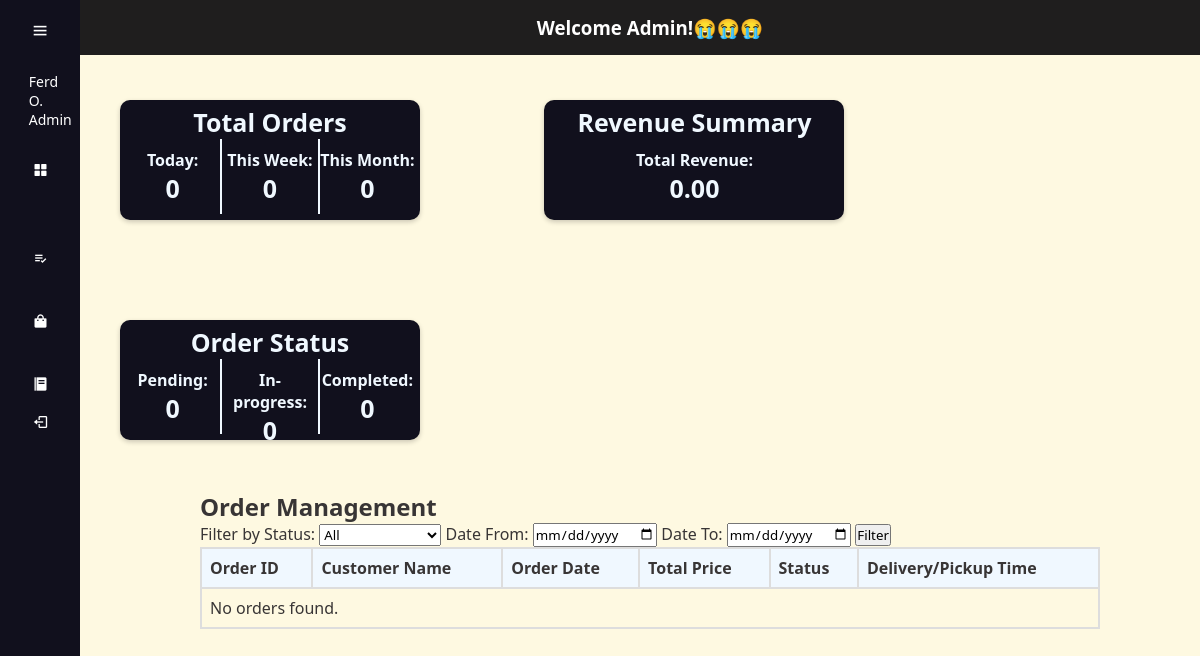
/SAAD/admindash.php, run on an earlier commit of the app's database.
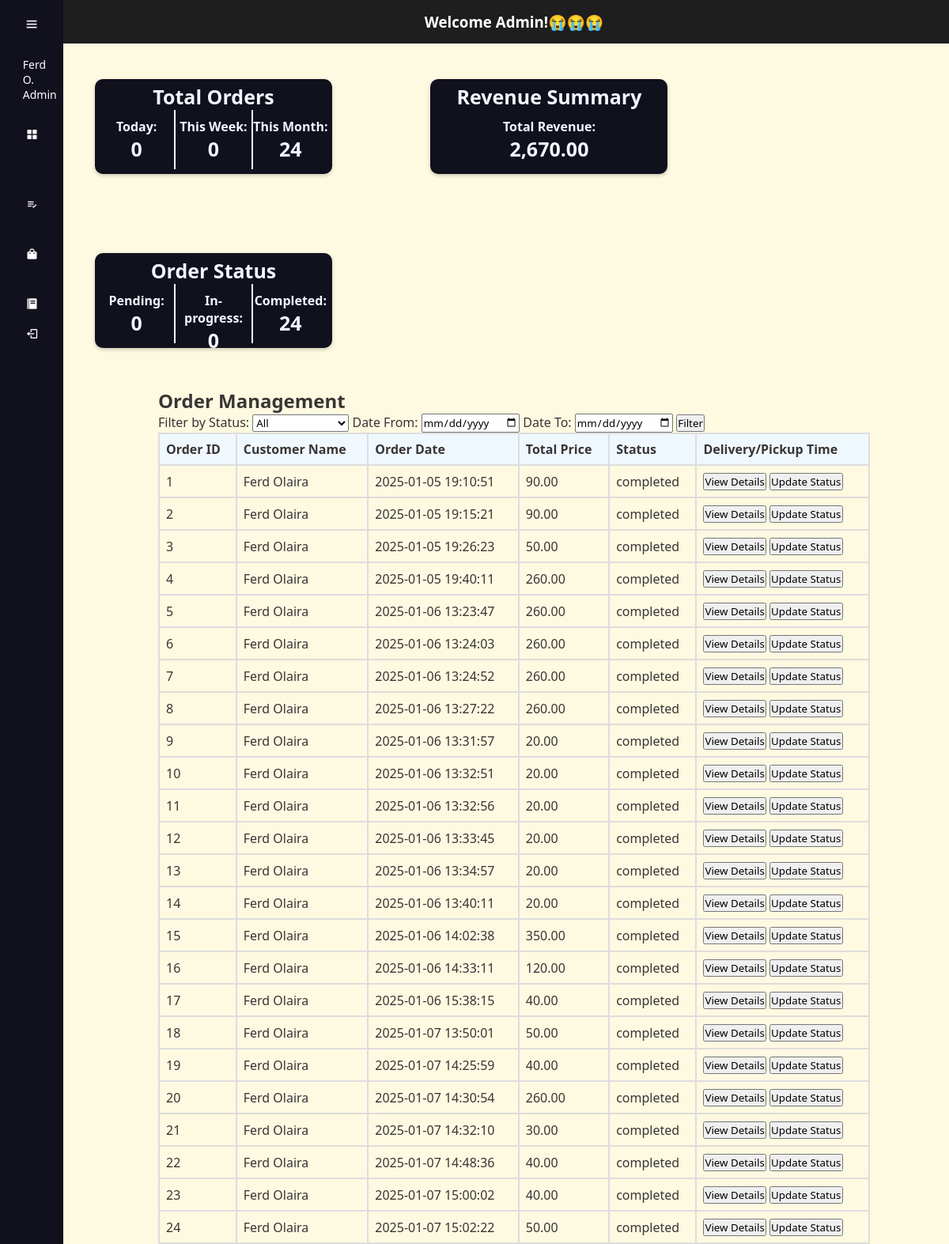
And on a later commit of the database.
### tables this page shows
CREATE TABLE `orders` (
  `order_id` int(11) NOT NULL,
  `user_id` int(11) NOT NULL,
  `order_date` datetime DEFAULT current_timestamp(),
  `total_price` decimal(10,2) DEFAULT NULL,
  `status` varchar(20) DEFAULT 'pending'
);

CREATE TABLE `userinfo` (
  `user_id` int(10) NOT NULL,
  `Fname` varchar(20) NOT NULL,
  `Lname` varchar(20) NOT NULL,
  `Email` varchar(20) NOT NULL,
  `Password` varchar(8) NOT NULL,
  `Phone_No` int(20) NOT NULL,
  `Address` varchar(100) NOT NULL
);

### SAAD/admindash.php (the view, shortened to what the changed rows need)
<?php
include('connection.php');
    $daily_orders_query = "SELECT COUNT(*) AS total_orders FROM orders WHERE DATE(order_date) = CURDATE()";
    $daily_orders_result = $conn->query($daily_orders_query);
    $monthly_orders_query = "SELECT COUNT(*) AS total_orders FROM orders WHERE order_date >= DATE(NOW() - INTERVAL 1 MONTH)";
    $monthly_orders_result = $conn->query($monthly_orders_query);
    $monthly_orders = $monthly_orders_result->fetch_assoc()['total_orders'];
    $total_revenue_query = "SELECT SUM(total_price) AS total_revenue FROM orders";
    $total_revenue_result = $conn->query($total_revenue_query);
    $total_revenue = $total_revenue_result->fetch_assoc()['total_revenue'];
    $completed_orders_query = "SELECT COUNT(*) AS order_count FROM orders WHERE status = 'Completed'";
    $completed_orders_result = $conn->query($completed_orders_query);
    $completed_orders = $completed_orders_result->fetch_assoc()['order_count'];
$orders_query = "SELECT o.order_id, o.order_date, o.total_price, o.status, fname, lname FROM orders o JOIN userinfo u ON o.user_id = u.user_id";
$where_clause = "";
$orders_query .= $where_clause;
$orders_result = $conn->query($orders_query);
?>
<!DOCTYPE html>
<html lang="en">
<head>
    <link rel="stylesheet" type="text/css" href="css/admindash.css">
    <link href='https://unpkg.com/boxicons@2.1.4/css/boxicons.min.css' rel='stylesheet'>
</head>
<body>
    <div class="stock-info">
      <ul>
        <li>
          <span>This Month:</span>
          <br>
          <span class="stock-number"><?php echo $monthly_orders; ?></span>
        </li>
      </ul>
    </div>
    <div class="stock-info">
      <ul>
        <li>
          <span>Total Revenue:</span>
          <br>
          <span class="stock-number"><?php echo number_format($total_revenue, 2); ?></span>
        </li>
      </ul>
    </div>
    <div class="stock-info">
    <ul>
        <li>
        <span>Completed:</span>
        <br>
        <span class="stock-number"><?php echo $completed_orders; ?></span>
        </li>
    </ul>
</div>
    <div class="order-management">
        <h2>Order Management</h2>
        <table>
            <thead>
                <tr>
                    <th>Order ID</th>
                    <th>Customer Name</th>
                    <th>Order Date</th>
                    <th>Total Price</th>
                    <th>Status</th>
                    <th>Delivery/Pickup Time</th>
                </tr>
            </thead>
            <tbody>
                <?php
                if ($orders_result->num_rows > 0) {
                    while ($row = $orders_result->fetch_assoc()) {
                        echo "<tr>";
                        echo "<td>" . $row['order_id'] . "</td>";
                        echo "<td>" . $row['fname'] . " " . $row['lname'] . "</td>";
                        echo "<td>" . $row['order_date'] . "</td>";
                        echo "<td>" . $row['total_price'] . "</td>";
                        echo "<td>" . $row['status'] . "</td>";
                        echo "<td>
                                <button>View Details</button>
                                <button>Update Status</button>
                            </td>";
                        echo "</tr>";
                    }
                } else {
                    echo "<tr><td colspan='7'>No orders found.</td></tr>";
                }
                ?>
            </tbody>
        </table>
    </div>
</body>
</html>

What changed in the data, as far as the page shows it:
added orders: order_id "1", user.Fname "Ferd", user.Lname "Olaira", order_date "2025-01-05 19:10:51", total_price "90.00", status "completed"
added orders: order_id "2", user.Fname "Ferd", user.Lname "Olaira", order_date "2025-01-05 19:15:21", total_price "90.00", status "completed"
added orders: order_id "3", user.Fname "Ferd", user.Lname "Olaira", order_date "2025-01-05 19:26:23", total_price "50.00", status "completed"
added orders: order_id "4", user.Fname "Ferd", user.Lname "Olaira", order_date "2025-01-05 19:40:11", total_price "260.00", status "completed"
added orders: order_id "5", user.Fname "Ferd", user.Lname "Olaira", order_date "2025-01-06 13:23:47", total_price "260.00", status "completed"
added orders: order_id "6", user.Fname "Ferd", user.Lname "Olaira", order_date "2025-01-06 13:24:03", total_price "260.00", status "completed"
added orders: order_id "7", user.Fname "Ferd", user.Lname "Olaira", order_date "2025-01-06 13:24:52", total_price "260.00", status "completed"
added orders: order_id "8", user.Fname "Ferd", user.Lname "Olaira", order_date "2025-01-06 13:27:22", total_price "260.00", status "completed"
added orders: order_id "9", user.Fname "Ferd", user.Lname "Olaira", order_date "2025-01-06 13:31:57", total_price "20.00", status "completed"
added orders: order_id "10", user.Fname "Ferd", user.Lname "Olaira", order_date "2025-01-06 13:32:51", total_price "20.00", status "completed"
added orders: order_id "11", user.Fname "Ferd", user.Lname "Olaira", order_date "2025-01-06 13:32:56", total_price "20.00", status "completed"
added orders: order_id "12", user.Fname "Ferd", user.Lname "Olaira", order_date "2025-01-06 13:33:45", total_price "20.00", status "completed"
added orders: order_id "13", user.Fname "Ferd", user.Lname "Olaira", order_date "2025-01-06 13:34:57", total_price "20.00", status "completed"
added orders: order_id "14", user.Fname "Ferd", user.Lname "Olaira", order_date "2025-01-06 13:40:11", total_price "20.00", status "completed"
added orders: order_id "15", user.Fname "Ferd", user.Lname "Olaira", order_date "2025-01-06 14:02:38", total_price "350.00", status "completed"
added orders: order_id "16", user.Fname "Ferd", user.Lname "Olaira", order_date "2025-01-06 14:33:11", total_price "120.00", status "completed"
added orders: order_id "17", user.Fname "Ferd", user.Lname "Olaira", order_date "2025-01-06 15:38:15", total_price "40.00", status "completed"
added orders: order_id "18", user.Fname "Ferd", user.Lname "Olaira", order_date "2025-01-07 13:50:01", total_price "50.00", status "completed"
added orders: order_id "19", user.Fname "Ferd", user.Lname "Olaira", order_date "2025-01-07 14:25:59", total_price "40.00", status "completed"
added orders: order_id "20", user.Fname "Ferd", user.Lname "Olaira", order_date "2025-01-07 14:30:54", total_price "260.00", status "completed"
added orders: order_id "21", user.Fname "Ferd", user.Lname "Olaira", order_date "2025-01-07 14:32:10", total_price "30.00", status "completed"
added orders: order_id "22", user.Fname "Ferd", user.Lname "Olaira", order_date "2025-01-07 14:48:36", total_price "40.00", status "completed"
added orders: order_id "23", user.Fname "Ferd", user.Lname "Olaira", order_date "2025-01-07 15:00:02", total_price "40.00", status "completed"
added orders: order_id "24", user.Fname "Ferd", user.Lname "Olaira", order_date "2025-01-07 15:02:22", total_price "50.00", status "completed"
Also different on the page:
$monthly_orders: "0" → "24"
$total_revenue: "0.00" → "2,670.00"
$completed_orders: "0" → "24"
text no longer shown: "No orders found."
